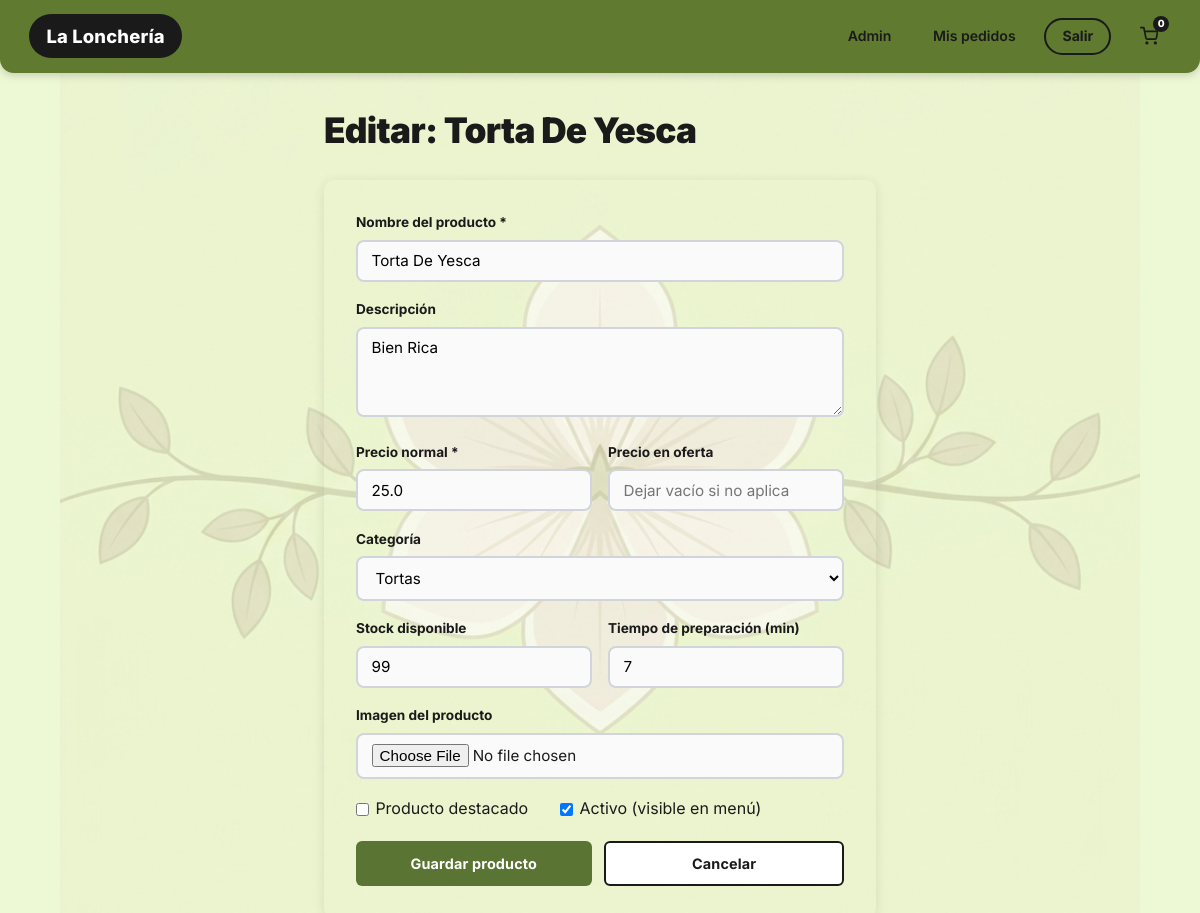
/admin/producto/editar/1 (signed in), run on the app's committed database.
### app.py (models this page shows, shortened)
class Producto(db.Model):
    __tablename__ = "productos"
    id            = db.Column(db.Integer, primary_key=True)
    nombre        = db.Column(db.String(150), nullable=False)
    descripcion   = db.Column(db.Text, nullable=True)
    precio        = db.Column(db.Float, nullable=False)
    precio_oferta = db.Column(db.Float, nullable=True)
    imagen        = db.Column(db.String(300), nullable=True)
    stock         = db.Column(db.Integer, default=99)
    activo        = db.Column(db.Boolean, default=True)
    destacado     = db.Column(db.Boolean, default=False)
    tiempo_prep   = db.Column(db.Integer, default=15)
    categoria_id  = db.Column(db.Integer, db.ForeignKey("categorias.id"), nullable=True)

class Categoria(db.Model):
    __tablename__ = "categorias"
    id        = db.Column(db.Integer, primary_key=True)
    nombre    = db.Column(db.String(80), unique=True, nullable=False)
    icono     = db.Column(db.String(10), default="")
    orden     = db.Column(db.Integer, default=0)
    productos = db.relationship("Producto", backref="categoria", lazy=True)

### app.py (the view, shortened to what this page needs)
@app.route("/admin/producto/nuevo",            methods=["GET", "POST"])
@app.route("/admin/producto/editar/<int:pid>", methods=["GET", "POST"])
@login_required
def formulario_producto(pid=None):
    if solo_admin():
        return redirect(url_for("inicio"))
    prod = db.get_or_404(Producto, pid) if pid else None
    cats = Categoria.query.order_by(Categoria.orden).all()
    return render_template("admin_producto_form.html", prod=prod, cats=cats,
                           nombre=NOMBRE, cnt=0)

### app.py (called while the page is built)
@login_manager.user_loader
def cargar_usuario(uid):
    return db.session.get(Usuario, int(uid))

def solo_admin():
    return not (current_user.is_authenticated and current_user.es_admin)

### templates/admin_producto_form.html (shortened to what this page needs)
{% extends "base.html" %}
{% block contenido %}
<div class="contenedor" style="max-width:600px;">
  <h1 class="titulo-seccion">
    {% if prod %}Editar: {{ prod.nombre }}{% else %}Nuevo Producto{% endif %}
  </h1>
  <div style="background:var(--color-superficie);border-radius:var(--radio);padding:2rem;box-shadow:var(--sombra);">
    <form method="POST" enctype="multipart/form-data">
      <div class="form-grupo">
        <label for="nombre">Nombre del producto *</label>
        <input type="text" id="nombre" name="nombre"
               value="{{ prod.nombre if prod else '' }}"
               required placeholder="Ej: Torta de milanesa">
      </div>
      <div class="form-grupo">
        <label for="descripcion">Descripción</label>
        <textarea id="descripcion" name="descripcion"
                  placeholder="¿Qué lleva? ¿Cómo se prepara?">{{ prod.descripcion if prod else '' }}</textarea>
      </div>
      <div style="display:grid;grid-template-columns:1fr 1fr;gap:1rem;">
        <div class="form-grupo">
          <label for="precio">Precio normal *</label>
          <input type="number" id="precio" name="precio"
                 value="{{ prod.precio if prod else '' }}"
                 step="0.01" min="0" required placeholder="0.00">
        </div>
        <div class="form-grupo">
          <label for="precio_oferta">Precio en oferta</label>
          <input type="number" id="precio_oferta" name="precio_oferta"
                 value="{{ prod.precio_oferta if prod and prod.precio_oferta else '' }}"
                 step="0.01" min="0" placeholder="Dejar vacío si no aplica">
        </div>
      </div>
      <div class="form-grupo">
        <label for="categoria_id">Categoría</label>
        <select id="categoria_id" name="categoria_id">
          {% for cat in cats %}
            <option value="{{ cat.id }}"
                    {% if prod and prod.categoria_id == cat.id %}selected{% endif %}>
              {{ cat.nombre }}
            </option>
          {% endfor %}
        </select>
      </div>
      <div style="display:grid;grid-template-columns:1fr 1fr;gap:1rem;">
        <div class="form-grupo">
          <label for="stock">Stock disponible</label>
          <input type="number" id="stock" name="stock"
                 value="{{ prod.stock if prod else 99 }}"
                 min="0">
        </div>
        <div class="form-grupo">
          <label for="tiempo_prep">Tiempo de preparación (min)</label>
          <input type="number" id="tiempo_prep" name="tiempo_prep"
                 value="{{ prod.tiempo_prep if prod else 15 }}"
                 min="0">
        </div>
      </div>
      <div class="form-grupo">
        <label for="imagen">Imagen del producto</label>
        <input type="file" id="imagen" name="imagen" accept="image/*">
      </div>
      <div style="display:flex;gap:2rem;margin-bottom:1.2rem;">
        <label style="display:flex;align-items:center;gap:.4rem;cursor:pointer;">
          <input type="checkbox" name="destacado"
                 {% if prod and prod.destacado %}checked{% endif %}>
          Producto destacado
        </label>
        <label style="display:flex;align-items:center;gap:.4rem;cursor:pointer;">
          <input type="checkbox" name="activo"
                 {% if not prod or prod.activo %}checked{% endif %}>
          Activo (visible en menú)
        </label>
      </div>
      <div style="display:flex;gap:.8rem;">
        <button type="submit" class="btn btn-primario" style="flex:1;">
          Guardar producto
        </button>
        <a href="{{ url_for('admin_productos') }}"
           class="btn btn-secundario" style="flex:1;text-align:center;">
          Cancelar
        </a>
      </div>
    </form>
  </div>
</div>
{% endblock %}

### static/css/main.css (style rules this page uses)
:root { --verde-navbar: #607a30; --verde-oscuro: #5a7433; --verde-medio: #6b8c3a; --verde-claro: #edf8d4; --verde-muy-claro: #f2fae0; --verde-boton: #5a7433; --texto-oscuro: #1a1a1a; --texto-blanco: #ffffff; --texto-gris: #6b7280; --texto-gris-claro: #9ca3af; --borde-negro: #1a1a1a; --borde-suave: #d1d5db; --sombra: 0 2px 12px rgba(0, 0, 0, .10); --sombra-tarjeta: 0 4px 20px rgba(0, 0, 0, .12); --radio: 10px; --radio-sm: 6px; --radio-pill: 50px; --fuente: 'Inter', 'Segoe UI', system-ui, sans-serif; --exito: #16a34a; --error: #dc2626; --info: #2563eb; }
*, *::before, *::after { box-sizing: border-box; margin: 0; padding: 0; }
html { scroll-behavior: smooth; }
body { font-family: var(--fuente); background-color: var(--verde-claro); background-image: url("/static/flor_fondo.png"); background-repeat: no-repeat; background-position: center 45%; background-size: 90% auto; background-attachment: local; color: var(--texto-oscuro); line-height: 1.6; min-height: 100vh; }
a { color: inherit; text-decoration: none; }
.contenedor { max-width: 1100px; margin: 0 auto; padding: 1.8rem 1.5rem; }
.titulo-seccion { font-size: 2.2rem; font-weight: 900; margin-bottom: 1.4rem; color: var(--texto-oscuro); letter-spacing: -.02em; }
.btn { display: inline-block; padding: .55rem 1.3rem; border-radius: var(--radio-sm); font-weight: 700; font-size: .9rem; border: none; cursor: pointer; transition: filter .18s, transform .12s; text-align: center; font-family: var(--fuente); letter-spacing: .01em; }
.btn-primario { background: var(--verde-boton); color: var(--texto-blanco); width: 100%; }
.btn-secundario { background: var(--texto-blanco); color: var(--texto-oscuro); border: 2px solid var(--borde-negro); width: 100%; }
.form-grupo { margin-bottom: 1.1rem; }
.form-grupo label { display: block; font-size: .85rem; font-weight: 700; margin-bottom: .35rem; color: var(--texto-oscuro); }
.form-grupo input, .form-grupo select, .form-grupo textarea { width: 100%; padding: .6rem .85rem; border: 2px solid var(--borde-suave); border-radius: 8px; font-size: .95rem; font-family: var(--fuente); transition: border-color .2s; background: #fafafa; }
.form-grupo textarea { resize: vertical; min-height: 90px; }

### data on the page
Producto: nombre "Torta De Yesca", descripcion "Bien Rica", precio "25.0", categoria_id "Tortas", stock "99", tiempo_prep "7", activo "☑"

### other printed values
{{ nombre }} "La Lonchería"
{{ cnt }} "0"
